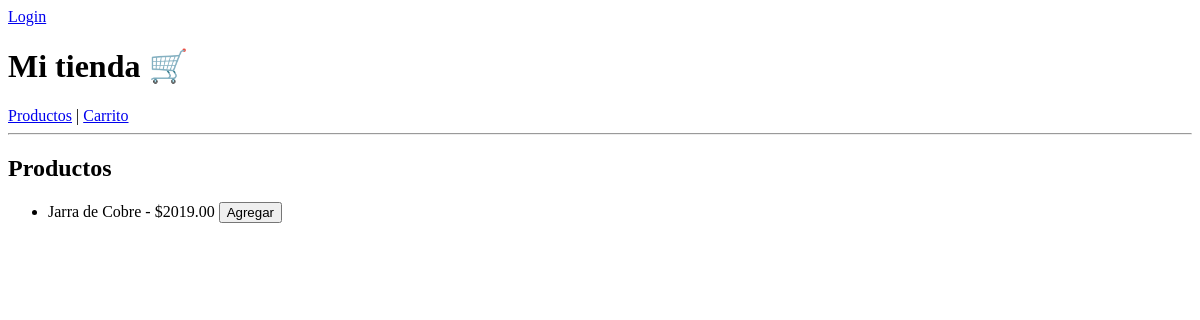
Before: /products/ with the older database file.
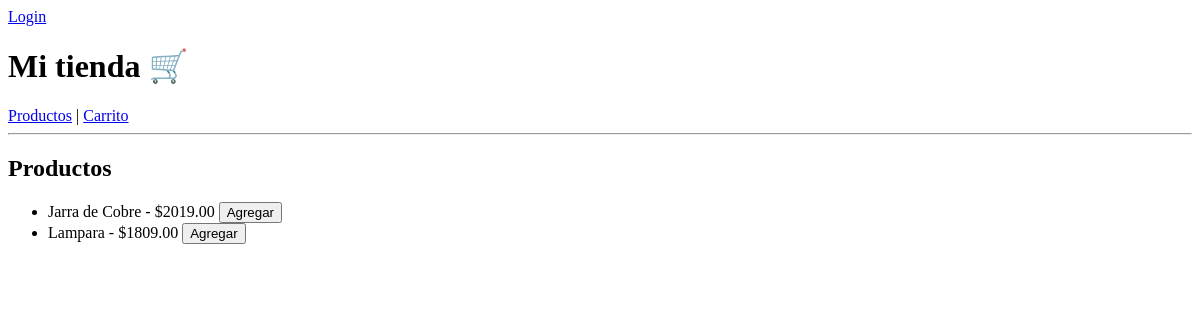
After: the same page with the newer database file.
### product/models.py (models this page shows, shortened)
class Product(models.Model):
    name = models.CharField(max_length=100)
    description = models.TextField()
    price = models.DecimalField(max_digits=10, decimal_places=2)

### product/views.py (the view)
# urls.py: path('', ProductListView.as_view(), name='product_list'),
class ProductListView(ListView):
    model = Product
    template_name = 'product/list.html'
    context_object_name = 'products'

### product/templates/product/list.html (shortened to what this page needs)
{% extends 'base.html' %}
{% block content %}
<h2>Productos</h2>
<ul>
{% for product in products %}
    <li>
        {{ product.name }} - ${{ product.price }}
        <form method="post" action="{% url 'add_to_cart' product.id %}" style="display:inline;">
            <button type="submit">Agregar</button>
        </form>
    </li>
{% endfor %}
</ul>
{% endblock %}

### templates/base.html (shortened to what this page needs)
{% if user.is_authenticated %}
    Bienvenido {{ user.username }} |
    <a href="/accounts/logout/">Cerrar sesión</a>
{% else %}
    <a href="/accounts/login/">Login</a>
{% endif %}
<!DOCTYPE html>
<html>
<head>
</head>
<body>
    <h1>Mi tienda 🛒</h1>
    <nav>
        <a href="/products/">Productos</a> |
        <a href="/cart/">Carrito</a>
    </nav>
    <hr>
    {% block content %}
    {% endblock %}
</body>
</html>

Changed rows visible on the page:
added Product: name "Lampara", price "1809.00"
